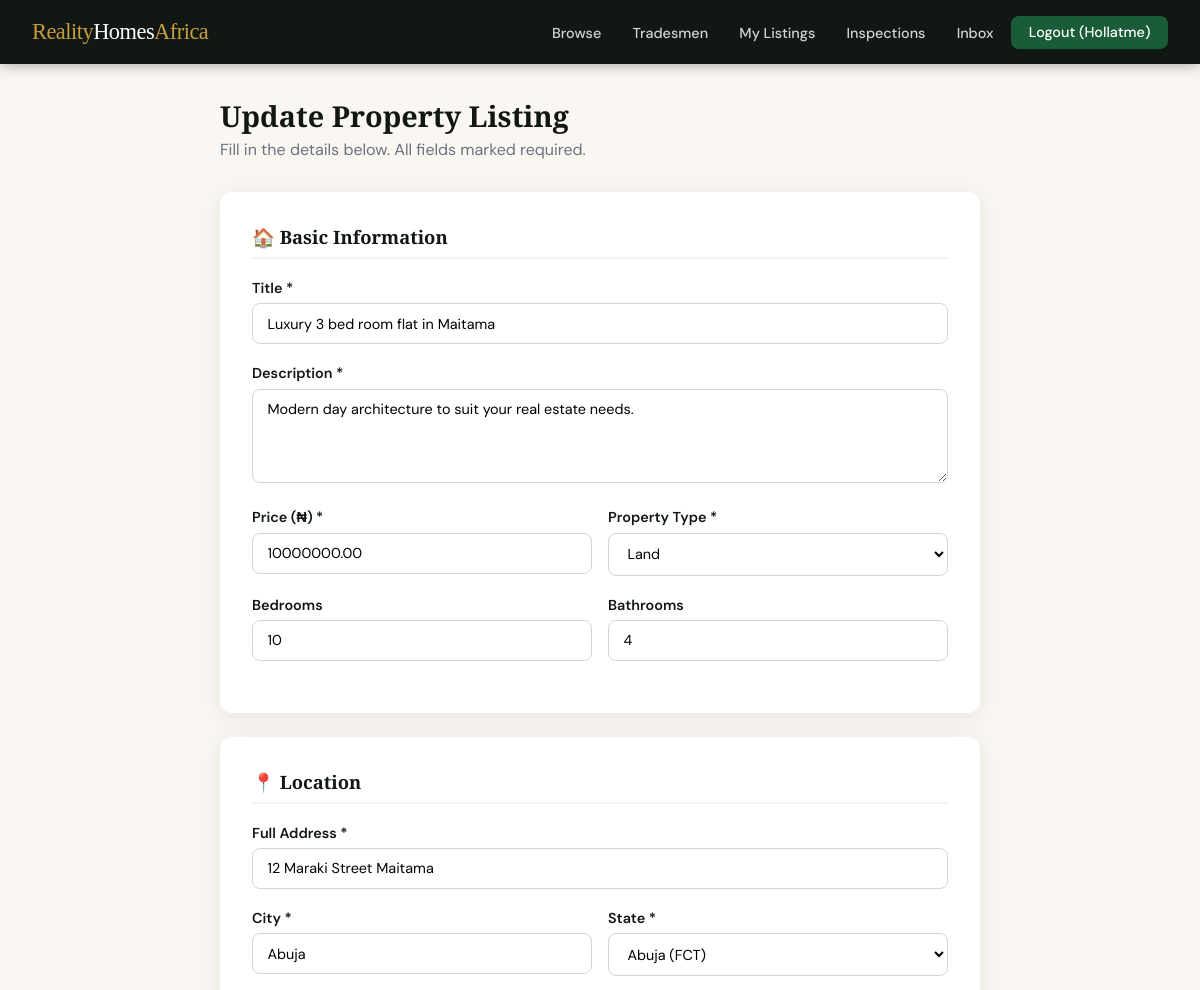
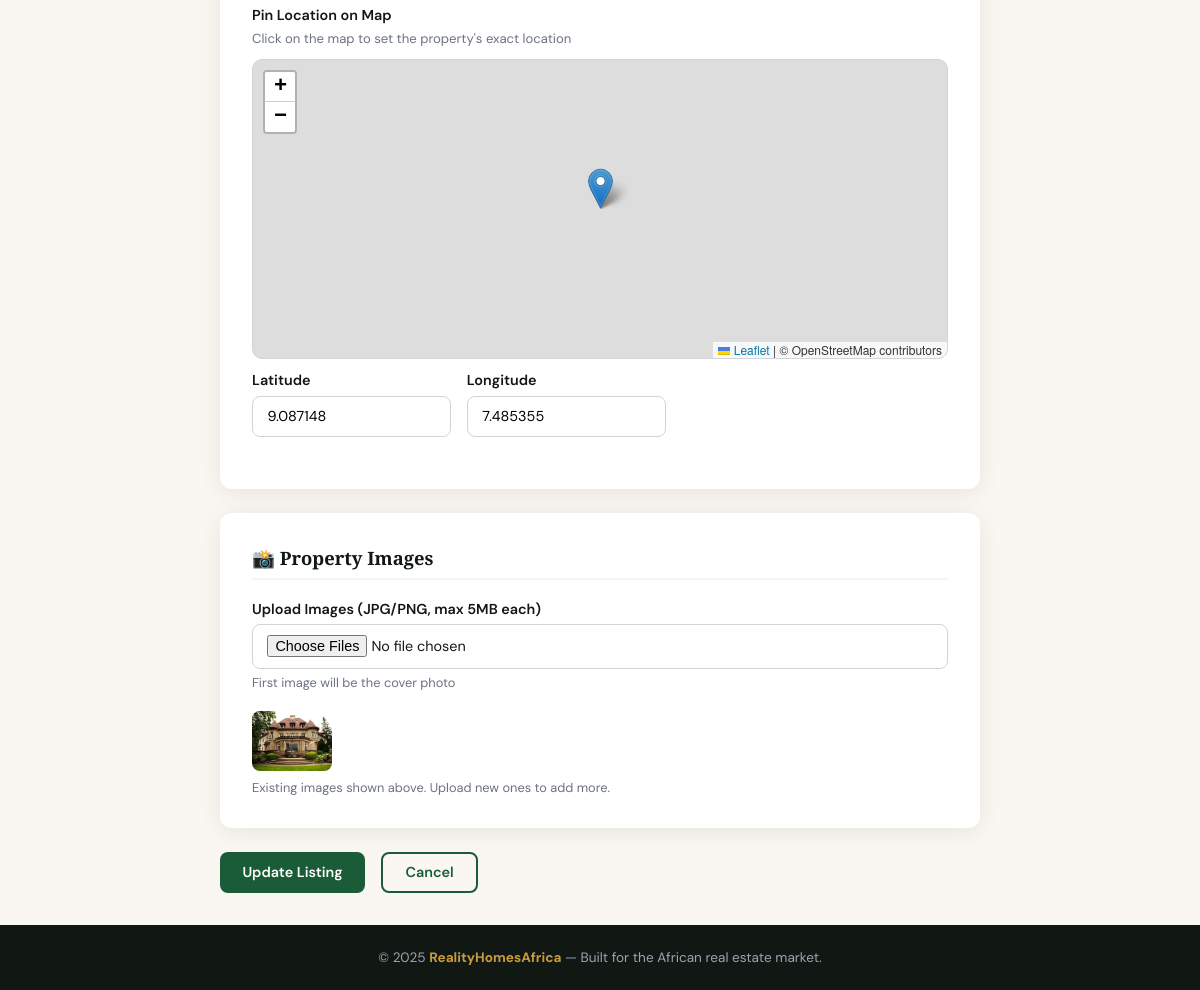
/property/4/update/ (signed in), run on the app's committed database (2 pictures, top to bottom).
### users/models.py (models this page shows, shortened)
class CustomUser(AbstractUser):
    is_agent = models.BooleanField(default=False)
    is_tradesman = models.BooleanField(default=False)
    is_client = models.BooleanField(default=True)
    phone_number = models.CharField(max_length=15, blank=True, null=True)
    profile_picture = models.ImageField(upload_to='profile_pictures/', blank=True, null=True)
    bio = models.TextField(blank=True, null=True)

### listings/models.py (models this page shows, shortened)
class Property(models.Model):
    agent = models.ForeignKey(
        settings.AUTH_USER_MODEL,
        on_delete=models.CASCADE,
        related_name='properties'
    )
    title = models.CharField(max_length=200)
    description = models.TextField()
    price = models.DecimalField(max_digits=14, decimal_places=2)
    address = models.CharField(max_length=300)
    city = models.CharField(max_length=100)
    state = models.CharField(max_length=100, choices=NIGERIAN_STATES, default='Abuja')
    property_type = models.CharField(max_length=20, choices=PROPERTY_TYPES, default='flat')
    bedrooms = models.PositiveIntegerField(default=0)
    bathrooms = models.PositiveIntegerField(default=0)
    is_available = models.BooleanField(default=True)
    latitude = models.DecimalField(max_digits=9, decimal_places=6, null=True, blank=True)
    longitude = models.DecimalField(max_digits=9, decimal_places=6, null=True, blank=True)
    created_at = models.DateTimeField(auto_now_add=True)
    updated_at = models.DateTimeField(auto_now=True)
    class Meta:
        ordering = ['-created_at']
        verbose_name_plural = 'Properties'

class PropertyImage(models.Model):
    property = models.ForeignKey(Property, on_delete=models.CASCADE, related_name='images')
    image = models.ImageField(upload_to='property_images/%Y/%m/')
    is_primary = models.BooleanField(default=False)
    uploaded_at = models.DateTimeField(auto_now_add=True)

### listings/views.py (the view)
# urls.py: path('property/<int:pk>/update/', views.property_update, name='property_update'),
@login_required
def property_update(request, pk):
    prop = get_object_or_404(Property, pk=pk)
    if prop.agent != request.user:
        raise PermissionDenied
    if request.method == 'POST':
        form = PropertyForm(request.POST, request.FILES, instance=prop)
        if form.is_valid():
            form.save()
            files = request.FILES.getlist('images')
            for f in files:
                PropertyImage.objects.create(property=prop, image=f, is_primary=False)
            messages.success(request, "Property updated!")
            return redirect('listings:agent_dashboard')
    else:
        form = PropertyForm(instance=prop)
    return render(request, 'listings/property_form.html', {'form': form, 'action': 'Update', 'property': prop})

### listings/forms.py
class PropertyForm(forms.ModelForm):
    images = forms.ImageField(
        widget=forms.ClearableFileInput(attrs={'accept': 'image/*'}),
        required=False,
        label="Property Images"
    )
    primary_image = forms.ImageField(required=False, label="Primary / Cover Image")
    class Meta:
        model = Property
        fields = [
            'title', 'description', 'price', 'address', 'city', 'state',
            'property_type', 'bedrooms', 'bathrooms', 'is_available',
            'latitude', 'longitude',
        ]
        widgets = {
            'description': forms.Textarea(attrs={'rows': 4}),
            'latitude': forms.HiddenInput(),
            'longitude': forms.HiddenInput(),
            'price': forms.NumberInput(attrs={'placeholder': 'e.g. 25000000'}),
        }

### users/context_processors.py (called while the page is built)
def unread_messages_count(request):
    if request.user.is_authenticated:
        from .models import Message
        count = Message.objects.filter(receiver=request.user, is_read=False).count()
        return {'unread_count': count}
    return {'unread_count': 0}

### templates/listings/property_form.html (shortened to what this page needs)
{% extends 'base.html' %}
{% block extra_head %}
<link rel="stylesheet" href="https://cdnjs.cloudflare.com/ajax/libs/leaflet/1.9.4/leaflet.min.css"/>
{% endblock %}
{% block content %}
<div class="form-wrap">
  <h1>{{ action }} Property Listing</h1>
  <p class="subtitle">Fill in the details below. All fields marked required.</p>
  <form method="post" enctype="multipart/form-data">
    <div class="form-card">
      <h2>🏠 Basic Information</h2>
      <div class="form-group">
        <label>Title *</label>
        <input type="text" name="title" value="{{ form.title.value|default:'' }}" required placeholder="e.g. Luxury 3-Bedroom Flat in Maitama">
      </div>
      <div class="form-group">
        <label>Description *</label>
        <textarea name="description" rows="4" required placeholder="Describe the property...">{{ form.description.value|default:'' }}</textarea>
      </div>
      <div class="form-row">
        <div class="form-group">
          <label>Price (₦) *</label>
          <input type="number" name="price" value="{{ form.price.value|default:'' }}" required placeholder="e.g. 25000000">
        </div>
        <div class="form-group">
          <label>Property Type *</label>
          <select name="property_type">
            {% for val, label in form.fields.property_type.choices %}
              <option value="{{ val }}" {% if form.property_type.value == val %}selected{% endif %}>{{ label }}</option>
            {% endfor %}
          </select>
        </div>
      </div>
      <div class="form-row">
        <div class="form-group">
          <label>Bedrooms</label>
          <input type="number" name="bedrooms" value="{{ form.bedrooms.value|default:'0' }}" min="0">
        </div>
        <div class="form-group">
          <label>Bathrooms</label>
          <input type="number" name="bathrooms" value="{{ form.bathrooms.value|default:'0' }}" min="0">
        </div>
      </div>
    </div>
    <div class="form-card">
      <h2>📍 Location</h2>
      <div class="form-group">
        <label>Full Address *</label>
        <input type="text" name="address" value="{{ form.address.value|default:'' }}" required placeholder="e.g. 12 Adeola Odeku Street">
      </div>
      <div class="form-row">
        <div class="form-group">
          <label>City *</label>
          <input type="text" name="city" value="{{ form.city.value|default:'' }}" required placeholder="e.g. Abuja">
        </div>
        <div class="form-group">
          <label>State *</label>
          <select name="state">
            {% for val, label in form.fields.state.choices %}
              <option value="{{ val }}" {% if form.state.value == val %}selected{% endif %}>{{ label }}</option>
            {% endfor %}
          </select>
        </div>
      </div>
      <label style="font-weight:600; font-size:0.9rem; margin-bottom:0.4rem; display:block;">Pin Location on Map</label>
      <p class="map-hint">Click on the map to set the property's exact location</p>
      <div id="map-picker"></div>
      <div class="coords-row">
        <div class="form-group">
          <label>Latitude</label>
          <input type="text" name="latitude" id="lat-input" value="{{ form.latitude.value|default:'' }}" placeholder="Auto-filled from map">
        </div>
        <div class="form-group">
          <label>Longitude</label>
          <input type="text" name="longitude" id="lng-input" value="{{ form.longitude.value|default:'' }}" placeholder="Auto-filled from map">
        </div>
      </div>
    </div>
    <div class="form-card">
      <h2>📸 Property Images</h2>
      <div class="form-group">
        <label>Upload Images (JPG/PNG, max 5MB each)</label>
        <input type="file" name="images" multiple accept="image/*">
        <p style="color:var(--gray); font-size:0.8rem; margin-top:0.3rem;">First image will be the cover photo</p>
      </div>
      {% if property and property.images.all %}
        <div style="display:flex; gap:0.5rem; flex-wrap:wrap; margin-top:0.75rem;">
          {% for img in property.images.all %}
            <img src="{{ img.image.url }}" style="width:80px; height:60px; object-fit:cover; border-radius:8px;">
          {% endfor %}
        </div>
        <p style="color:var(--gray); font-size:0.8rem; margin-top:0.5rem;">Existing images shown above. Upload new ones to add more.</p>
      {% endif %}
    </div>
    <div style="display:flex; gap:1rem;">
      <button type="submit" class="btn btn-primary">{{ action }} Listing</button>
      <a href="{% url 'listings:agent_dashboard' %}" class="btn btn-outline">Cancel</a>
    </div>
  </form>
</div>
{% endblock %}

### templates/base.html (shortened to what this page needs)
<!DOCTYPE html>
<html lang="en">
<head>
  {% block extra_head %}{% endblock %}
</head>
<body>
<nav>
  <a href="{% url 'listings:homepage' %}" class="nav-logo">Reality<span>Homes</span>Africa</a>
  <ul class="nav-links">
    <li><a href="{% url 'listings:property_list' %}">Browse</a></li>
    <li><a href="{% url 'services:tradesman_list' %}">Tradesmen</a></li>
    {% if user.is_authenticated %}
      {% if user.is_agent %}
        <li><a href="{% url 'listings:agent_dashboard' %}">My Listings</a></li>
        <li><a href="{% url 'listings:agent_inspections' %}">Inspections</a></li>
      {% elif user.is_tradesman %}
        <li><a href="{% url 'services:tradesman_dashboard' %}">My Profile</a></li>
      {% else %}
        <li><a href="{% url 'listings:favorites_list' %}">Saved</a></li>
        <li><a href="{% url 'listings:client_inspections' %}">Bookings</a></li>
      {% endif %}
      <li>
        <a href="{% url 'users:inbox' %}">
          Inbox
        </a>
      </li>
      <li><a href="{% url 'users:logout' %}" class="btn-nav">Logout ({{ user.username }})</a></li>
    {% else %}
      <li><a href="{% url 'users:login' %}">Login</a></li>
      <li><a href="{% url 'users:choose_role' %}" class="btn-nav">Register</a></li>
    {% endif %}
  </ul>
</nav>
<main>
  {% block content %}{% endblock %}
</main>
<footer>
  &copy; 2025 <strong>RealityHomesAfrica</strong> &mdash; Built for the African real estate market.
</footer>
</body>
</html>

### templates/base.html (style rules this page uses)
:root { --green: #1a5c38; --green-light: #2d8653; --gold: #c89b3c; --cream: #faf7f2; --dark: #111814; --gray: #6b7280; --light-gray: #f3f4f6; --white: #ffffff; --danger: #dc2626; --radius: 12px; --shadow: 0 4px 24px rgba(0,0,0,0.08); }
* { box-sizing: border-box; margin: 0; padding: 0; }
body { font-family: 'DM Sans', sans-serif; background: var(--cream); color: var(--dark); min-height: 100vh; display: flex; flex-direction: column; }
nav { background: var(--dark); padding: 0 2rem; height: 64px; display: flex; align-items: center; justify-content: space-between; position: sticky; top: 0; z-index: 1000; box-shadow: 0 2px 12px rgba(0,0,0,0.3); }
.nav-logo { font-family: 'Playfair Display', serif; font-size: 1.4rem; color: var(--gold); text-decoration: none; letter-spacing: -0.5px; }
.nav-logo span { color: var(--white); }
.nav-links { display: flex; align-items: center; gap: 0.25rem; list-style: none; }
.nav-links a { color: #d1d5db; text-decoration: none; padding: 0.5rem 0.85rem; border-radius: 8px; font-size: 0.9rem; font-weight: 500; transition: all 0.2s; }
.btn-nav { background: var(--green); color: var(--white) !important; padding: 0.45rem 1.1rem !important; border-radius: 8px !important; }
main { flex: 1; padding: 2rem; max-width: 1280px; margin: 0 auto; width: 100%; }
.btn { display: inline-block; padding: 0.6rem 1.4rem; border-radius: 8px; font-family: 'DM Sans', sans-serif; font-size: 0.9rem; font-weight: 600; cursor: pointer; border: none; text-decoration: none; transition: all 0.2s; }
.btn-primary { background: var(--green); color: var(--white); }
.btn-outline { background: transparent; border: 2px solid var(--green); color: var(--green); }
.form-group { margin-bottom: 1.25rem; }
.form-group label { display: block; font-weight: 600; margin-bottom: 0.4rem; font-size: 0.9rem; }
.form-group input, .form-group select, .form-group textarea { width: 100%; padding: 0.65rem 0.9rem; border: 1.5px solid #d1d5db; border-radius: 8px; font-family: 'DM Sans', sans-serif; font-size: 0.9rem; background: var(--white); transition: border 0.2s; }
footer { background: var(--dark); color: #9ca3af; text-align: center; padding: 1.5rem 2rem; font-size: 0.85rem; }
footer strong { color: var(--gold); }

### templates/listings/property_form.html (style rules this page uses)
.form-wrap { max-width: 760px; margin: 0 auto; }
.form-wrap h1 { font-family: 'Playfair Display', serif; font-size: 1.8rem; margin-bottom: 0.25rem; }
.form-wrap .subtitle { color: var(--gray); margin-bottom: 2rem; }
.form-card { background: var(--white); border-radius: var(--radius); padding: 2rem; box-shadow: var(--shadow); margin-bottom: 1.5rem; }
.form-card h2 { font-family: 'Playfair Display', serif; font-size: 1.15rem; margin-bottom: 1.25rem; padding-bottom: 0.5rem; border-bottom: 2px solid var(--light-gray); }
.form-row { display: grid; grid-template-columns: 1fr 1fr; gap: 1rem; }
#map-picker { height: 300px; border-radius: 10px; margin-bottom: 0.75rem; border: 1.5px solid #d1d5db; }
.map-hint { color: var(--gray); font-size: 0.82rem; margin-bottom: 0.75rem; }
.coords-row { display: flex; gap: 1rem; }
.coords-row input { flex: 1; }

### data on the page
CustomUser: username "Hollatme"
Property: title "Luxury 3 bed room flat in Maitama", description "Modern day architecture to suit your real estate needs.", price "10000000.00", property_type "Land", address "12 Maraki Street Maitama", city "Abuja", state "Abuja (FCT)", latitude "9.087148", longitude "7.485355"
PropertyImage: image (picture)

### other printed values
{{ action }} "Update"
